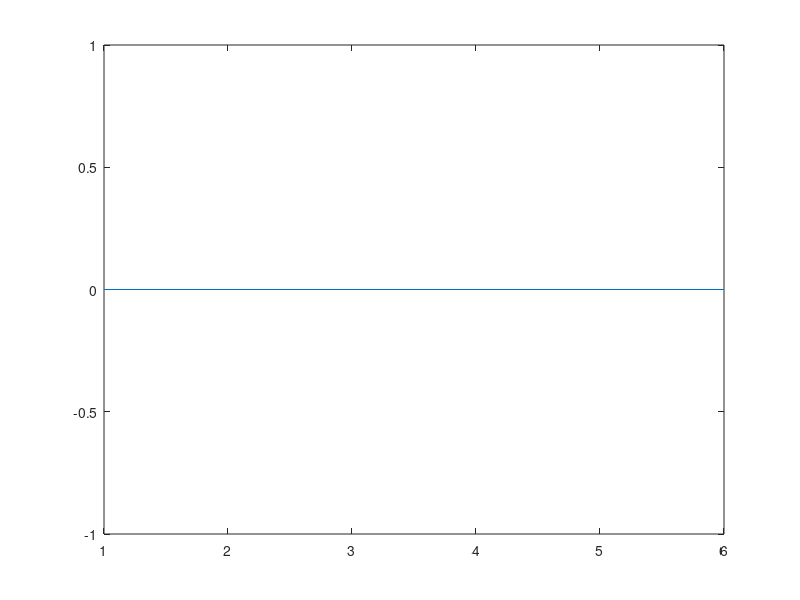

Recreate this plot in MATLAB.
clc;


Z=input('Zeta? ') ;
M=input('mass ? ') ;
K=input('stiffness ? ') ;
dT=input('Delta time ? ') ;
sizeofmat=input('lenth of mat? ');

Wn=(K/M)^0.5;
Wd= Wn*((1-Z^2)^0.5);
e=2.71828;

A=e^(-Z*Wn*dT)*((Z/((1-(Z^2))^0.5))*sin(Wd*dT)+cos(Wd*dT));
B=e^(-Z*Wn*dT)*(1/(Wd)*sin(Wd*dT));
C=(1/K)*[(2*Z/(Wn*dT))+e^(-Z*Wn*dT)*[(((1-2*Z^2)/(Wd*dT))-Z/((1-Z^2)^0.5))*sin(Wd*dT)-(1+(2*Z)/(Wn*dT))*cos(Wd*dT)]];
D=(1/K)*[1-(2*Z)/(Wn*dT)+e^(-Z*Wn*dT)*(((2*Z^2-1)/(Wd*dT))*sin(Wd*dT)+((2*Z)/(Wn*dT))*cos(Wd*dT))];
A2=-e^(-Z*Wn*dT)*(Wn/((1-Z^2)^0.5)*sin(Wd*dT));
B2= e^(-Z*Wn*dT)*(cos(Wd*dT)-(Z/((1-Z^2)^0.5))*sin(Wd*dT));
C2= (1/K)*[-1/dT+e^(-Z*Wn*dT)*[((Wn/((1-Z^2)^0.5))+Z/(dT*((1-Z^2)^0.5)))*sin(Wd*dT)+(1/dT)*cos(Wd*dT)]];
D2= (1/(K*dT))*[1-e^(-Z*Wn*dT)*((Z/(1-Z^2)^0.5)*sin(dT*Wd)+cos(Wd*dT))];



pe(1,1)=0;
u1(1,1)=0;
u2(1,1)=0;
u3(1,1)=0;
t=1:sizeofmat;

k(1,(sizeofmat))=0;

for i = 1:sizeofmat
    
    
    pe(1,i+1)   = k(1,i)*M;
    
    u1(1,i+1)   = A*u1(1,i)+B*u2(1,i)+ C*pe(1,i)+D*pe(1,i+1);
    
    u2(1,1+i)   = A2*u1(1,i)+B2*u2(1,i)+ C2*pe(1,i)+D2*pe(1,i+1);
    
    u3(1,i+1)   = (u2(1,1+i)-u2(1,i))/0.0024;
    
    
end;

t=1:(sizeofmat+1);


plot(t,u2);
plot(t,u1);   
plot(t,pe);    
plot(t,u3);